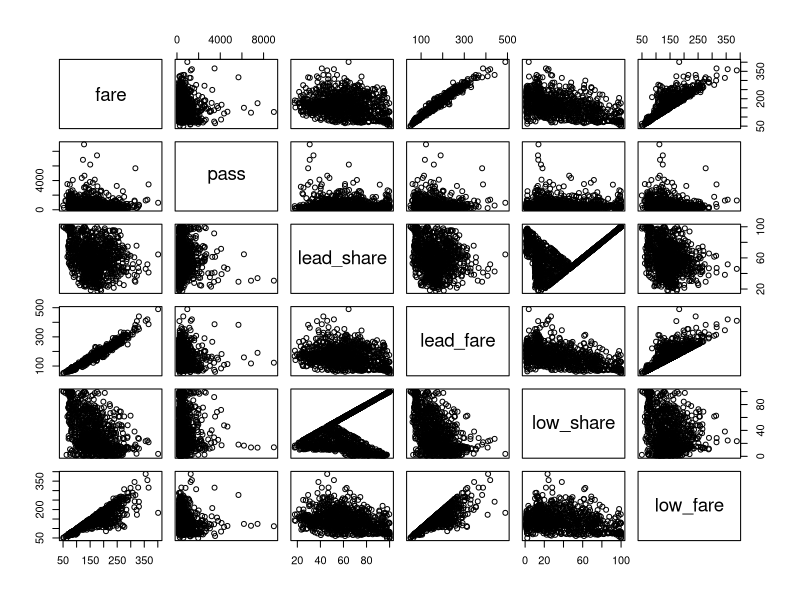

This figure's R source: (Note: this script raises an error after producing the figure.)
#A 2
#Q 1
# a
air <- read.csv("airfare.csv")
summary(air)
pairs(~fare + pass + lead_share + lead_fare + low_share + low_fare, data = air)

# b
#sq_lead_fare <- I(lead_fare ^ 2)
m1_fare <-lm(fare ~ dist + pass + lead_fare + I(lead_fare ^ 2), data = air)
summary(m1_fare)
#OR
m2_fare <- lm(fare ~ dist + pass + lead_fare, data = air)
summary(m2_fare)

anova(m2_fare, m1_fare)
#c
f1 <- data.frame(dist=100,pass=150,lead_fare = 160)
f2 <- data.frame(dist = 100, pass = 100,lead_fare = 120)  #change the fisrt 2 item
ef1 <- predict(m1_fare,newdata=f1)
ef2 <- predict(m1_fare,newdata=f2)
ef1-ef2



#b
# ii
m2 <- lm(fare ~ pass + lead_rate, data=air)
summary(m2)

#c
#i
m_full <- lm(fare ~ pass + lead_rate + pass * lead_rate, data = air)
summary(m_full)
#or
m_full <- lm(fare ~ pass + lead_rate + pass:lead_rate, data = air)
summary(m_full)
mred <- lm(fare ~ pass + lead_rate, data = air)
summary(mred)

dff <- m_full$df
dfr <-mred$df
ssf <- sum(residuals(m_full)^2)
ssr <- sum(residuals(mred)^2)
fobs <- (ssr -ssf)/(dfr - dff)/(ssf/dff)
fobs
p <- pf(fobs,df1=(dfr-dff),df2=dff,lower.tail = FALSE)
p
#ii
anova(mred,m_full)

#Q3
#a
m3 <- lm(log(fare) ~ log(dist) + log(pass),data = air)
summary(m3)

#b
Y <- log(air$fare)
X <- model.matrix(m3)
beta.hat <- solve(t(X)%*%X)%*%t(X)%*%Y
beta.hat

#rhol1_MLE = 0.34814808
#rhol2_MLE = -0.05643079
#log(rho0) -0.5 * sigma^2 = 3.02929430
# e^(3.02929430 + 0.5 * sigma^2 )
sigma2.hat <- sum(resid(m3)^2)/m3$df
sigma2.hat
rhol0_MLE <- exp(beta.hat[1] + 0.5 * sigma2.hat)
rhol0_MLE